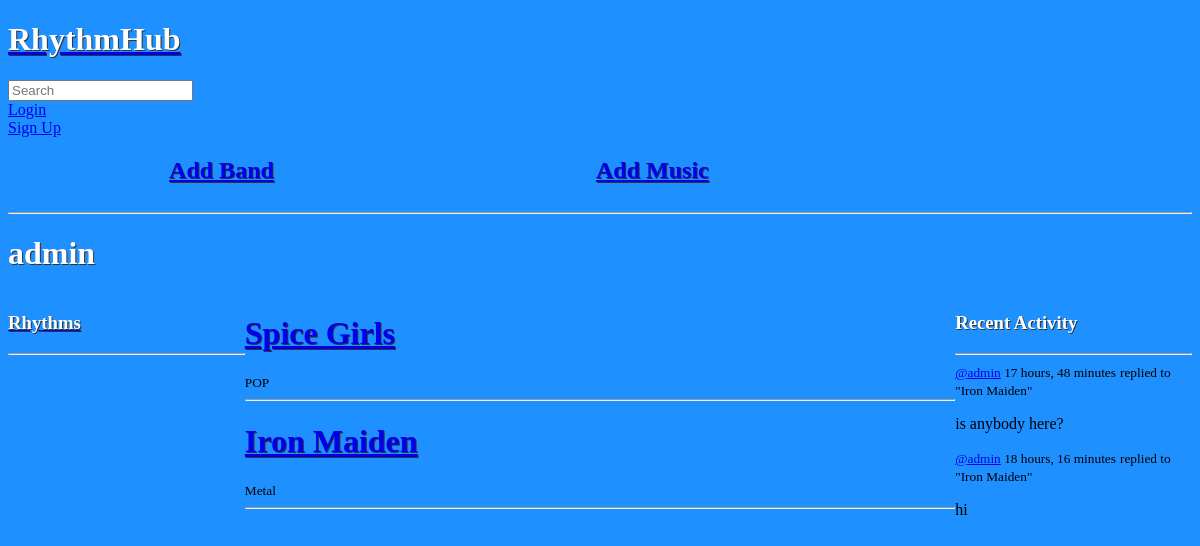
The app's page /profile/1 with its own data.
### base/models.py (models this page shows, shortened)
class Band(models.Model):
    host = models.ForeignKey(User, on_delete=models.SET_NULL, null=True)
    rhythm = models.ForeignKey(Rhythm, on_delete=models.SET_NULL, null=True)
    name = models.CharField(max_length=100)
    description = models.TextField(null=True, blank=True)
    participants = models.ManyToManyField(User, related_name='participants', blank=True)
    created = models.DateTimeField(auto_now_add=True)
    class Meta:
        ordering = ['-created']
    def __str__(self):
        return self.name

class Rhythm(models.Model):
    name = models.CharField(max_length=100)

class Message(models.Model):
    user = models.ForeignKey(User, on_delete=models.CASCADE)
    band = models.ForeignKey(Band, on_delete=models.CASCADE)
    body = models.TextField()
    updated = models.DateTimeField(auto_now=True)
    created = models.DateTimeField(auto_now_add=True)
    class Meta:
        ordering = ['-updated', '-created']
    def __str__(self):
        return self.body[0:50]

### base/views.py (the view)
# urls.py: path('profile/<str:pk>', views.userProfile, name='user-profile'),
def userProfile(request,pk):
    user = User.objects.get(id=pk)
    bands = user.band_set.all()
    band_messages = user.message_set.all()
    rhythm = Rhythm.objects.all()
    context = {'user': user, 'bands': bands, 'band_messages': band_messages,
     'rhythm': rhythm}
    return render(request, 'base/profile.html', context)

### base/templates/base/profile.html
{% extends 'main.html' %}
{% block content %}
<h1>{{user.username}}</h1>
<div class="profile-container">
    <div>
        {% include 'base/rhythm_component.html' %}
    </div>
    <div>
        {% include 'base/feed_component.html' %}
    </div>
    <div>
        {% include 'base/activity_component.html' %}
    </div>
</div>
{% endblock content %}

### base/templates/base/feed_component.html (shortened to what this page needs)
{% for band in bands %}
<div>
    <h1><a href="{% url 'band' band.id %}">{{band.name}}</a></h1>
    <small>{{band.rhythm.name}}</small>
    <hr>
</div>
{% endfor %}

### base/templates/base/activity_component.html (shortened to what this page needs)
<h3>Recent Activity</h3>
<hr>
{% for message in band_messages %}
<div>
    <small><a href="{% url 'user-profile' message.user.id %}">@{{message.user}}</a> {{message.created|timesince}}</small>
    <small>replied to "{{message.band}}"</small>
    <p>{{message}}</p>
</div>
{% endfor %}

### static/styles/main.css (style rules this page uses)
body { background-color: #1e90ff; }
h1, h2, h3 { color: #ffffff; text-shadow: 1px 1px #333; }
.profile-container { display: grid; grid-template-columns: 1fr 3fr 1fr; }

### records on screen
Band: name "Spice Girls", rhythm.name "POP"
Band: name "Iron Maiden", rhythm.name "Metal"
Message: user "admin", created "17 hours, 48 minutes", band "Iron Maiden", body "is anybody here?"
Message: user "admin", created "18 hours, 16 minutes", band "Iron Maiden", body "hi"

### other values on screen
{{ user.username }} "admin"
